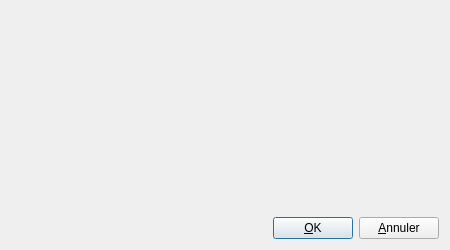
<?xml version="1.0" encoding="UTF-8"?>
<ui version="4.0">
 <class>GFormUi</class>
 <widget class="QDialog" name="GFormUi">
  <property name="geometry">
   <rect>
    <x>0</x>
    <y>0</y>
    <width>450</width>
    <height>250</height>
   </rect>
  </property>
  <property name="minimumSize">
   <size>
    <width>450</width>
    <height>250</height>
   </size>
  </property>
  <property name="windowTitle">
   <string>Formulaire</string>
  </property>
  <layout class="QGridLayout" name="gridLayout" rowstretch="1,0">
   <item row="0" column="0">
    <layout class="QFormLayout" name="formLayout"/>
   </item>
   <item row="1" column="0">
    <layout class="QHBoxLayout" name="horizontalLayout">
     <item>
      <spacer name="horizontalSpacer">
       <property name="orientation">
        <enum>Qt::Horizontal</enum>
       </property>
       <property name="sizeHint" stdset="0">
        <size>
         <width>40</width>
         <height>20</height>
        </size>
       </property>
      </spacer>
     </item>
     <item>
      <widget class="QPushButton" name="pushButton">
       <property name="text">
        <string>&amp;OK</string>
       </property>
      </widget>
     </item>
     <item>
      <widget class="QPushButton" name="pushButton_2">
       <property name="text">
        <string>&amp;Annuler</string>
       </property>
      </widget>
     </item>
    </layout>
   </item>
  </layout>
 </widget>
 <resources/>
 <connections>
  <connection>
   <sender>pushButton_2</sender>
   <signal>clicked()</signal>
   <receiver>GFormUi</receiver>
   <slot>reject()</slot>
   <hints>
    <hint type="sourcelabel">
     <x>402</x>
     <y>215</y>
    </hint>
    <hint type="destinationlabel">
     <x>423</x>
     <y>166</y>
    </hint>
   </hints>
  </connection>
  <connection>
   <sender>pushButton</sender>
   <signal>clicked()</signal>
   <receiver>GFormUi</receiver>
   <slot>accept()</slot>
   <hints>
    <hint type="sourcelabel">
     <x>307</x>
     <y>222</y>
    </hint>
    <hint type="destinationlabel">
     <x>332</x>
     <y>167</y>
    </hint>
   </hints>
  </connection>
 </connections>
</ui>
